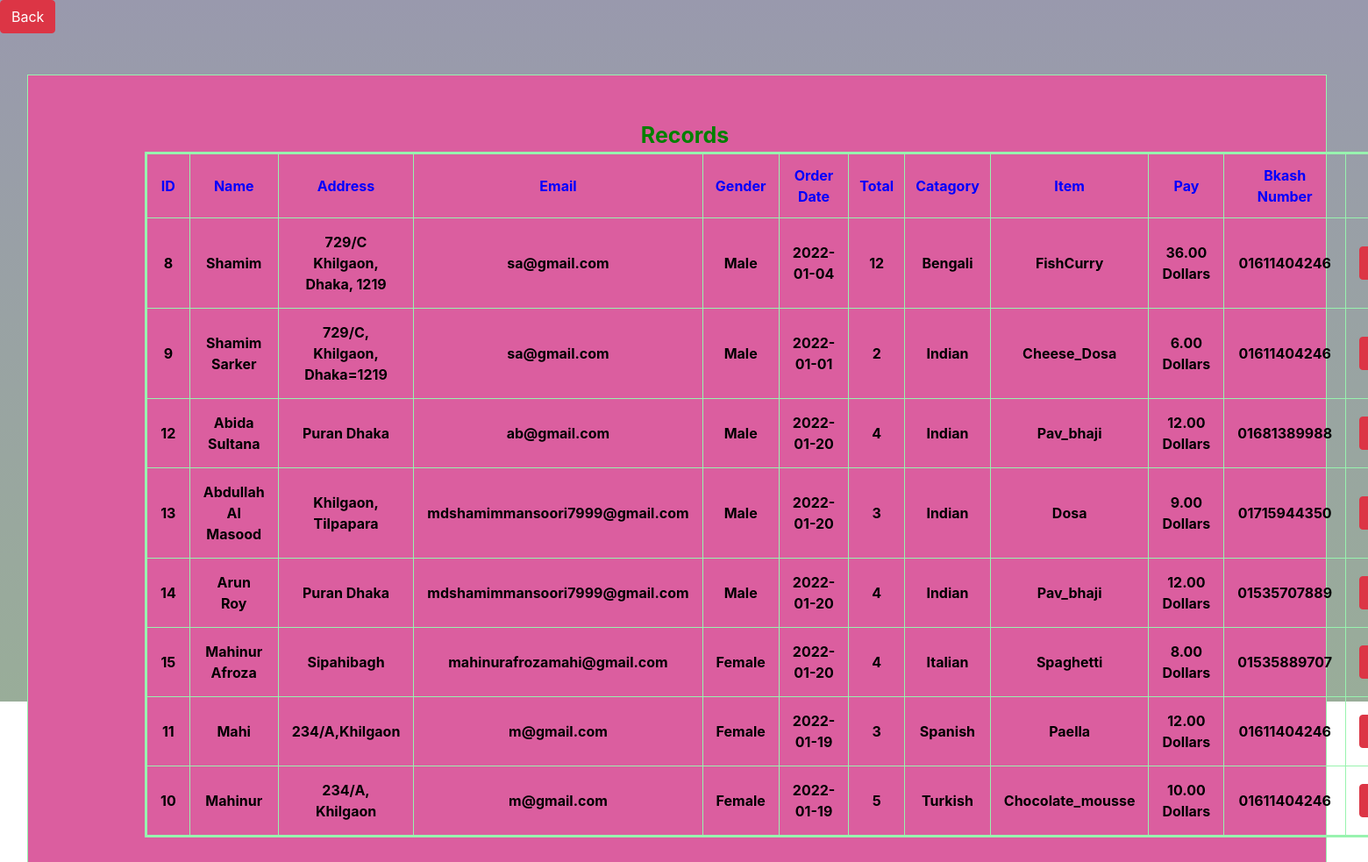
Screenshot of /FoodMood/tourists.php with the database file from the repository.
### tables this page shows
CREATE TABLE `customers` (
  `id` int(11) NOT NULL,
  `fullname` varchar(111) DEFAULT NULL,
  `address` varchar(111) DEFAULT NULL,
  `email` varchar(111) DEFAULT NULL,
  `Gender` varchar(8) DEFAULT NULL,
  `orderDate` date DEFAULT NULL,
  `total` int(12) DEFAULT NULL,
  `catagory` varchar(30) DEFAULT NULL,
  `items` varchar(30) DEFAULT NULL,
  `pay` varchar(20) NOT NULL,
  `bkash_number` varchar(20) NOT NULL
);

### FoodMood/tourists.php (the view, shortened to what this page needs)
<!doctype html>
<html lang="en">
  <head>
    <link rel="stylesheet" href="https://stackpath.bootstrapcdn.com/bootstrap/4.3.1/css/bootstrap.min.css">
  </head>
  <body>
        <a href="frames.php"><button class="btn btn-danger">Back</button></a>
        <div class="hox">
        <div class="boxx">
            <span>Records</span><br>
            <table border="1">
                <tr>
                    <th>ID</th>
                    <th>Name</th>
                    <th>Address</th>
                    <th>Email</th>
                    <th>Gender</th>
                    <th>Order Date</th>
                    <th>Total</th>
                    <th>Catagory</th>
                    <th>Item</th>
                    <th>Pay</th>
                    <th>Bkash Number</th>
                    <th>Action</th>
                </tr>
                <?php
                    include("connection.php");
                    $query = "select * from customers order by catagory";
                    $data = mysqli_query($conn, $query);
                    $total = mysqli_num_rows($data);
                    if($total > 0){
                            while($res = mysqli_fetch_assoc($data)){
                                echo "
                                    <tr>
                                        <td>".$res['id']."</td>
                                        <td>".$res['fullname']."</td>
                                        <td>".$res['address']."</td>
                                        <td>".$res['email']."</td>
                                        <td>".$res['Gender']."</td>
                                        <td>".$res['orderDate']."</td>
                                        <td>".$res['total']."</td>
                                        <td>".$res['catagory']."</td>
                                        <td>".$res['items']."</td>
                                        <td>".$res['pay']."</td>
                                        <td>".$res['bkash_number']."</td>
                                        <td><a href='del-tourist.php?rn=$res[id]' onclick='return checkdelete()'><button class='btn btn-danger'>Delete</button></a></td/>
                                    </tr>
                                ";
                            }
                    }
                    else{
                        echo "
                            <div class='hu'>
                                <button class='btn btn-info'>No Records</button>
                            </div>
                        ";
                    }
                ?>
            </table>
      </div>
        </div>
  </body>
</html>

### FoodMood/tourists.php (style rules this page uses)
.boxx { margin-top: 3%; margin-left: 2%; border: 1px solid #98f3af; width: 95%; padding: 50px; }
.boxx span { margin-left: 47%; color: Green; font-weight: bolder; font-size: 25px; }
.boxx th { color: blue; font-weight: bolder; text-align: center; padding: 12px; }
.boxx td { color: black; font-weight: bolder; text-align: center; padding: 15px; }
.boxx { background-color: #db5e9f; }
.boxx table { margin-left: 6%; border: 3px solid #98f3af; }
body { background: linear-gradient(rgba(0,0,50, .4), rgba(0,50,0,.4)) no-repeat; height: 100vh; }

### rows the page displays
customers: id "8", fullname "Shamim", address "729/C Khilgaon, Dhaka, 1219", email "sa@gmail.com", Gender "Male", orderDate "2022-01-04", total "12", catagory "Bengali", items "FishCurry", pay "36.00 Dollars", bkash_number "01611404246"
customers: id "9", fullname "Shamim Sarker", address "729/C, Khilgaon, Dhaka=1219", email "sa@gmail.com", Gender "Male", orderDate "2022-01-01", total "2", catagory "Indian", items "Cheese_Dosa", pay "6.00 Dollars", bkash_number "01611404246"
customers: id "12", fullname "Abida Sultana", address "Puran Dhaka", email "ab@gmail.com", Gender "Male", orderDate "2022-01-20", total "4", catagory "Indian", items "Pav_bhaji", pay "12.00 Dollars", bkash_number "01681389988"
customers: id "13", fullname "Abdullah Al Masood", address "Khilgaon, Tilpapara", email "mdshamimmansoori7999@gmail.com", Gender "Male", orderDate "2022-01-20", total "3", catagory "Indian", items "Dosa", pay "9.00 Dollars", bkash_number "01715944350"
customers: id "14", fullname "Arun Roy", address "Puran Dhaka", email "mdshamimmansoori7999@gmail.com", Gender "Male", orderDate "2022-01-20", total "4", catagory "Indian", items "Pav_bhaji", pay "12.00 Dollars", bkash_number "01535707889"
customers: id "15", fullname "Mahinur Afroza", address "Sipahibagh", email "mahinurafrozamahi@gmail.com", Gender "Female", orderDate "2022-01-20", total "4", catagory "Italian", items "Spaghetti", pay "8.00 Dollars", bkash_number "01535889707"
customers: id "11", fullname "Mahi", address "234/A,Khilgaon", email "m@gmail.com", Gender "Female", orderDate "2022-01-19", total "3", catagory "Spanish", items "Paella", pay "12.00 Dollars", bkash_number "01611404246"
customers: id "10", fullname "Mahinur", address "234/A, Khilgaon", email "m@gmail.com", Gender "Female", orderDate "2022-01-19", total "5", catagory "Turkish", items "Chocolate_mousse", pay "10.00 Dollars", bkash_number "01611404246"
